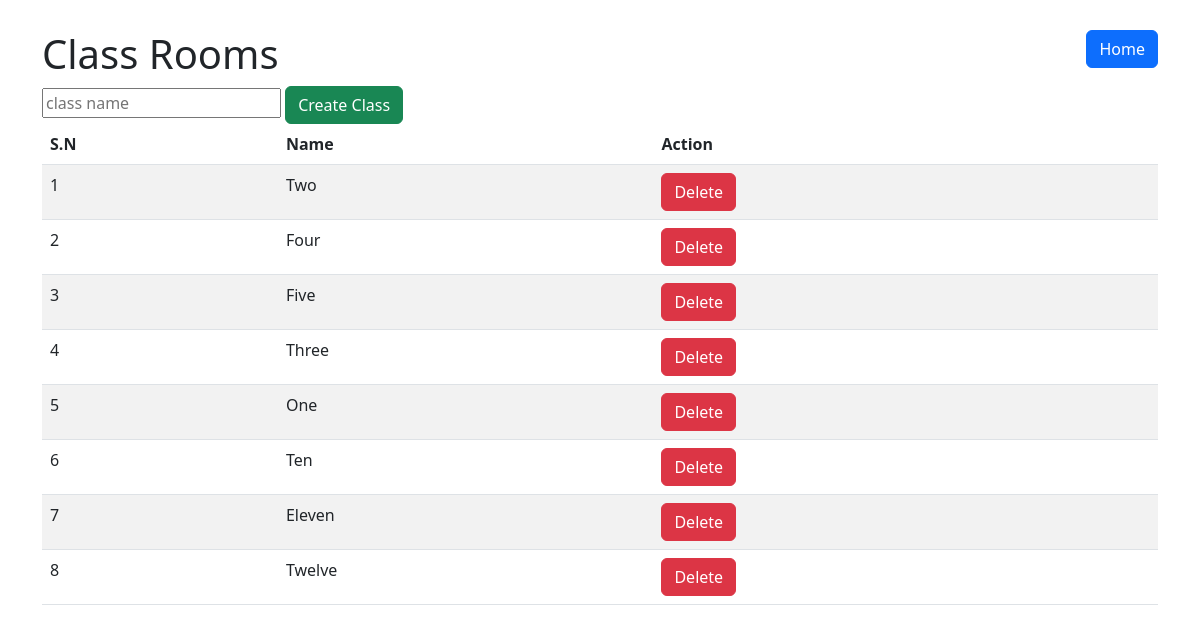
Before: /crud/classroom/ (signed in) with the older database file.
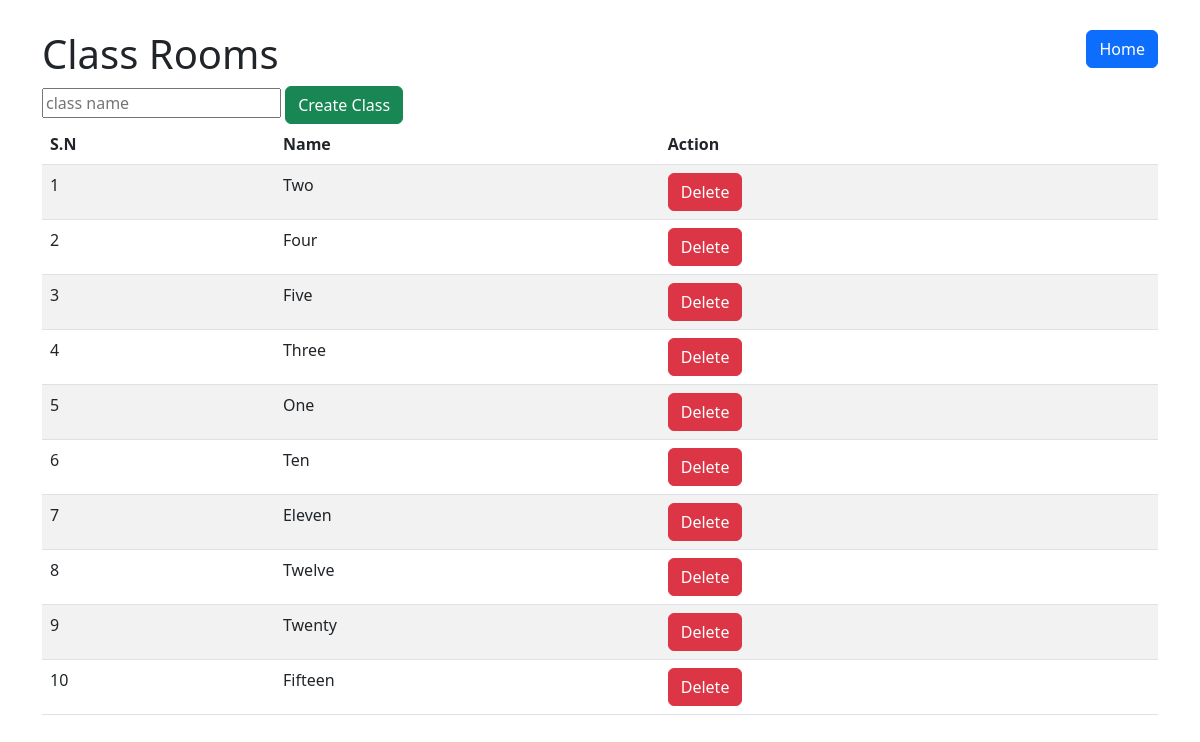
After: the same page with the newer database file.
### myapp/models.py (models this page shows, shortened)
class ClassRoom(models.Model):
    name = models.CharField(max_length=20)

### crud/views.py (the view)
# urls.py: path("classroom/", ClassRoomListCreateView.as_view()),
@login_required
def classroom(request):
    if request.method == "POST":
        name = request.POST.get("class_name")
        ClassRoom.objects.create(name=name)
        return redirect('crud_classroom')
    context = {
        "title": "Classroom",
        "classrooms": ClassRoom.objects.all()
    }
    return render(request, "crud/classroom.html", context=context)

### crud/templates/crud/classroom.html (shortened to what this page needs)
{% extends "form/base.html" %}
{% block content %}
    <div style="margin-top: 30px">
        <a href="{% url 'crud_home' %}" class="btn btn-primary" style="float: right">Home</a>
        <h1>Class Rooms</h1>
        <form method="post" action="{% url 'crud_classroom' %}">
            <input placeholder="class name" name="class_name">
            <button type="submit" class="btn btn-success">Create Class</button>
        </form>
        <table class="table table-striped">
            <thead>
            <tr>
                <th scope="col">S.N</th>
                <th scope="col">Name</th>
                <th scope="col">Action</th>
            </tr>
            </thead>
            <tbody>
            {% for class in classrooms %}
                <tr>
                    <td>{{ forloop.counter }}</td>
                    <td>{{ class.name }}</td>
                    <td>
                        <a class="btn btn-danger" href="{% url 'classroom_delete' class.id %}">Delete</a>
                    </td>
                </tr>
            {% endfor %}
            </tbody>
        </table>
    </div>
{% endblock %}

Changed rows visible on the page:
added ClassRoom: name "Twenty"
added ClassRoom: name "Fifteen"
